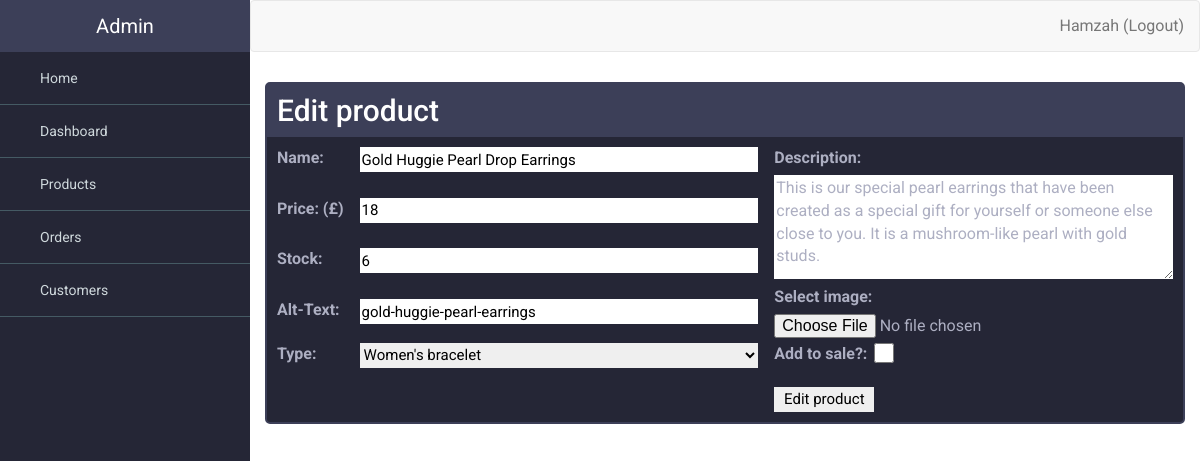
The app's page /AstonJewellerss/admin.php?page=products&edit=2 (signed in) with its own data.
### tables this page shows
CREATE TABLE `product` (
  `id` int(11) NOT NULL,
  `name` varchar(255) NOT NULL,
  `price` float NOT NULL,
  `type` varchar(20) NOT NULL,
  `image` varchar(255) NOT NULL,
  `desc` varchar(500) NOT NULL,
  `alt_text` text NOT NULL,
  `created_at` date NOT NULL,
  `updated_at` date NOT NULL,
  `stock` int(11) NOT NULL,
  `sale` tinyint(4) DEFAULT 0
);

### AstonJewellerss/admin-pages/products.php (the view, shortened to what this page needs)
<?php
$conn = getDb();
$stat = $conn->prepare("SELECT id, name, price, type, image, `desc`, alt_text, stock, sale FROM product");
$stat->execute();
$result = $stat->fetchAll(PDO::FETCH_ASSOC);
if (!isset($_GET['edit'])) {
echo '
<h1>Products</h1>
<p>View and manage your products</p>
<div class="add-product">
    <ul class="flex cards">
    <li>
        <h2>Add new product</h2>
        <form class="add-product-form" action="admin.php?page=products" method="post" enctype="multipart/form-data">
            <label for="product-name">Name:</label>
            <input type="text" name="product-name" id="product-name" required>
            <label for="product-price">Price: (£)</label>
            <input type="number" step="0.01" name="product-price" id="product-price" required>
            <label for="product-stock">Stock:</label>
            <input type="number" name="product-stock" id="product-stock" required>
            <label for="product-alt" id="product-alt">Alt-Text:</label>
            <input type="text" name="product-alt" id="product-alt" required>
            <label for="product-type">Type:</label>
            <select name="product-type" id="product-type">
                <option value="women-bracelet">Women&apos;s bracelet</option>
                <option value="women-necklace">Women&apos;s necklace</option>
                <option value="women-earrings">Women&apos;s earrings</option>
                <option value="women-ring">Women&apos;s ring</option>
                <option value="women-watch">Women&apos;s watch</option>
                <option value="men-bracelet">Men&apos;s bracelet</option>
                <option value="men-chain">Men&apos;s chain</option>
                <option value="men-earrings">Men&apos;s earrings</option>
                <option value="men-ring">Men&apos;s ring</option>
                <option value="men-watch">Men&apos;s watch</option>
            </select>
            <div id="desc-box">
                <label for="product-desc">Description:</label>
                <textarea name="product-desc" id="product-desc" required></textarea>
                <label for="product-img">Select image:</label>
                <input type="file" id="product-img" name="product-img" accept="image/*" required>
            </div>
            <label for="product-sale" id="product-sale">Add to sale?:</label>
            <input type="checkbox" id="product-sale-chk" name="product-sale-chk" value="sale">
            <button id="submit-product-form" name="submit-product-form">Add product</button>
      </form>
    </li>
    </ul>
    <ul class="flex cards">
    <li>
        <h2>Edit existing product</h2>
        <div id="table-wrapper">
            <div id="table-scroll">
                <table id="existing-products" class="table table-bordered">
                <thead>
                    <tr>
                        <th>ID</th>
                        <th>Name</th>
                        <th>Price (£)</th>
                        <th>Type</th>
                        <th>Image URL</th>
                        <th>Description</th>
                        <th>Alt text</th>
                        <th>Stock</th>
                        <th>Sale?</th>
                        <th>Edit</th>
                    </tr>
                </thead>
                <tbody> '?>
                    <?php foreach ($result as $row) { ?>
                    <tr id="<?php echo $row["id"]; ?>">
                    <td><?php echo $row["id"]; ?></td>
                    <td><?php echo $row["name"]; ?></td>
                    <td><?php echo $row["price"]; ?></td>
                    <td><?php echo $row["type"]; ?></td>
                    <td><?php echo $row["image"]; ?></td>
                    <td><?php echo $row["desc"]; ?></td>
                    <td><?php echo $row["alt_text"]; ?></td>
                    <td><?php echo $row["stock"]; ?></td>
                    <td><?php echo $row["sale"]; ?></td>
                    <td><button id="edit" onclick="location.href='admin.php?page=products&edit=<?php echo $row["id"];?>'" type="button">Edit</button></td>
                    </tr>
                    <?php } echo '
                </tbody>
            </table>
        </div>
    </div>
    </li>
    </ul>
</div>
'; } elseif (isset($_GET['edit'])) {
    $stat = $conn->prepare("SELECT id, name, price, type, image, `desc`, alt_text, stock, sale FROM product WHERE id=:id");
    $stat->execute(['id' => $_GET['edit']]);
    $result = $stat->fetch(PDO::FETCH_ASSOC);
    $desc = $result['desc'];
    echo
    '
    <ul class="flex cards">
    <li>
        <h2>Edit product</h2>
        <form class="edit-product-form" action="#" method="post" enctype="multipart/form-data">';
            echo "
             <label for=\"product-name\">Name:</label>
             <input type=\"text\" value=\"" . $result["name"] ."\" name=\"product-name\" id=\"product-name\" required>
             <label for=\"product-price\">Price: (£)</label>
             <input type=\"number\" value=\"" . $result["price"] ."\" step=\"0.01\" name=\"product-price\" id=\"product-price\" required>
             <label for=\"product-stock\">Stock:</label>
             <input type=\"number\" value=\"" . $result["stock"] ."\" name=\"product-stock\" id=\"product-stock\" required>
             <label for=\"product-alt\" id=\"product-alt\">Alt-Text:</label>
             <input type=\"text\" value=\"" . $result["alt_text"] ."\" name=\"product-alt\" id=\"product-alt\" required>
            <label for=\"product-type\">Type:</label>
            <select name=\"product-type\" id=\"product-type\">
                <option value=\"women-bracelet\">Women&apos;s bracelet</option>
                <option value=\"women-necklace\">Women&apos;s necklace</option>
                <option value=\"women-earrings\">Women&apos;s earrings</option>
                <option value=\"women-ring\">Women&apos;s ring</option>
                <option value=\"women-watch\">Women&apos;s watch</option>
                <option value=\"men-bracelet\">Men&apos;s bracelet</option>
                <option value=\"men-chain\">Men&apos;s chain</option>
                <option value=\"men-earrings\">Men&apos;s earrings</option>
                <option value=\"men-ring\">Men&apos;s ring</option>
                <option value=\"men-watch\">Men&apos;s watch</option>
            </select>
            <div id=\"desc-box\">
                <label for=\"product-desc\">Description:</label>
                <textarea name=\"product-desc\" id=\"product-desc\" required>$desc</textarea>
                <label for=\"product-img\">Select image:</label>
                <input type=\"file\" id=\"product-img\" name=\"product-img\" accept=\"image/*\">
            </div>
            <label for=\"product-sale\" id=\"product-sale\">Add to sale?:</label>
            <input type=\"checkbox\" id=\"product-sale-chk\" name=\"product-sale-chk\" value=\"sale\">
            <button id=\"submit-product-form\" name=\"submit-product-form\">Edit product</button>
      </form>
    </li>
    </ul>
    "; } ?>

### AstonJewellerss/css/admin.css (style rules this page uses)
body { overflow-x: hidden; font-family: 'Roboto', sans-serif; font-size: 16px; }
.cards { list-style: none; margin: 0; padding: 0; }
.cards li { border: 2px solid rgb(60, 63, 88); border-radius:5px; background-color: rgb(37, 38, 54); color: #fff; flex: 1 1 200px; }
.cards h2 { background-color: rgb(60, 63, 88); margin: 0; padding: 10px; }
.flex { display: flex; flex-wrap: wrap; margin: 0 -10px; }
.flex li { flex: 1 1 200px; margin: 10px; }
.add-product-form, .edit-product-form { margin: 10px; color:rgb(173, 175, 194); display: grid; grid-template-columns: auto 1fr 1fr; grid-auto-flow: row dense; grid-gap: 1em; margin: 10px; }
.add-product-form > label, .edit-product-form > label { grid-column: 1; grid-row: auto; }
.add-product-form > input, .add-product-form > button, .add-product-form > select, .edit-product-form > input, .edit-product-form > button, .edit-product-form > select { grid-column: 2; grid-row: auto; color: black; border: none; height: 25px; font-size: 15px; }
.add-product-form textarea, .edit-product-form textarea { min-height: calc(100% - 2em); width: 100%; border: none; }
#desc-box, #address { grid-column: 3; grid-row: span 3; }
.add-product-form > button, .edit-product-form > button { grid-column: 3; grid-row: 5; }
#product-sale { grid-column: 3; grid-row: 5; }
#product-sale-chk { grid-column: 3; grid-row: 5; margin: 0px 0px; width: 220px; height: 20px; }
#submit-product-form { width: 100px; grid-row: 6; }

### records on screen
product: product-name "Gold Huggie Pearl Drop Earrings", product-price "18", product-stock "6", product-alt "gold-huggie-pearl-earrings", product-desc "This is our special pearl earrings that have been created as a special gift for yourself or someone else close to you. It is a mushroom-like pearl with gold studs."

### other values on screen
$_SESSION['fname'] "Hamzah"
